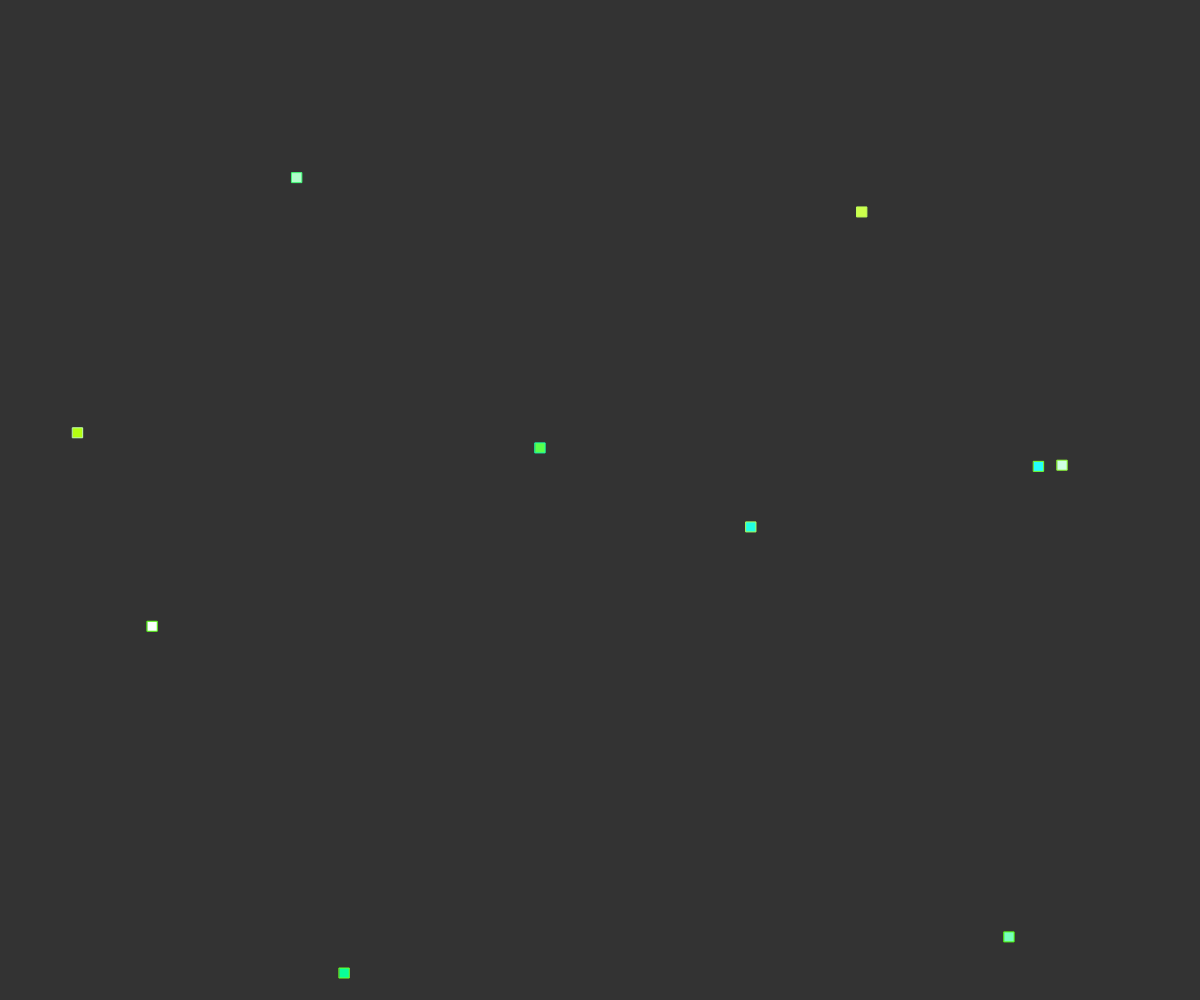
Frame 1 (no input)
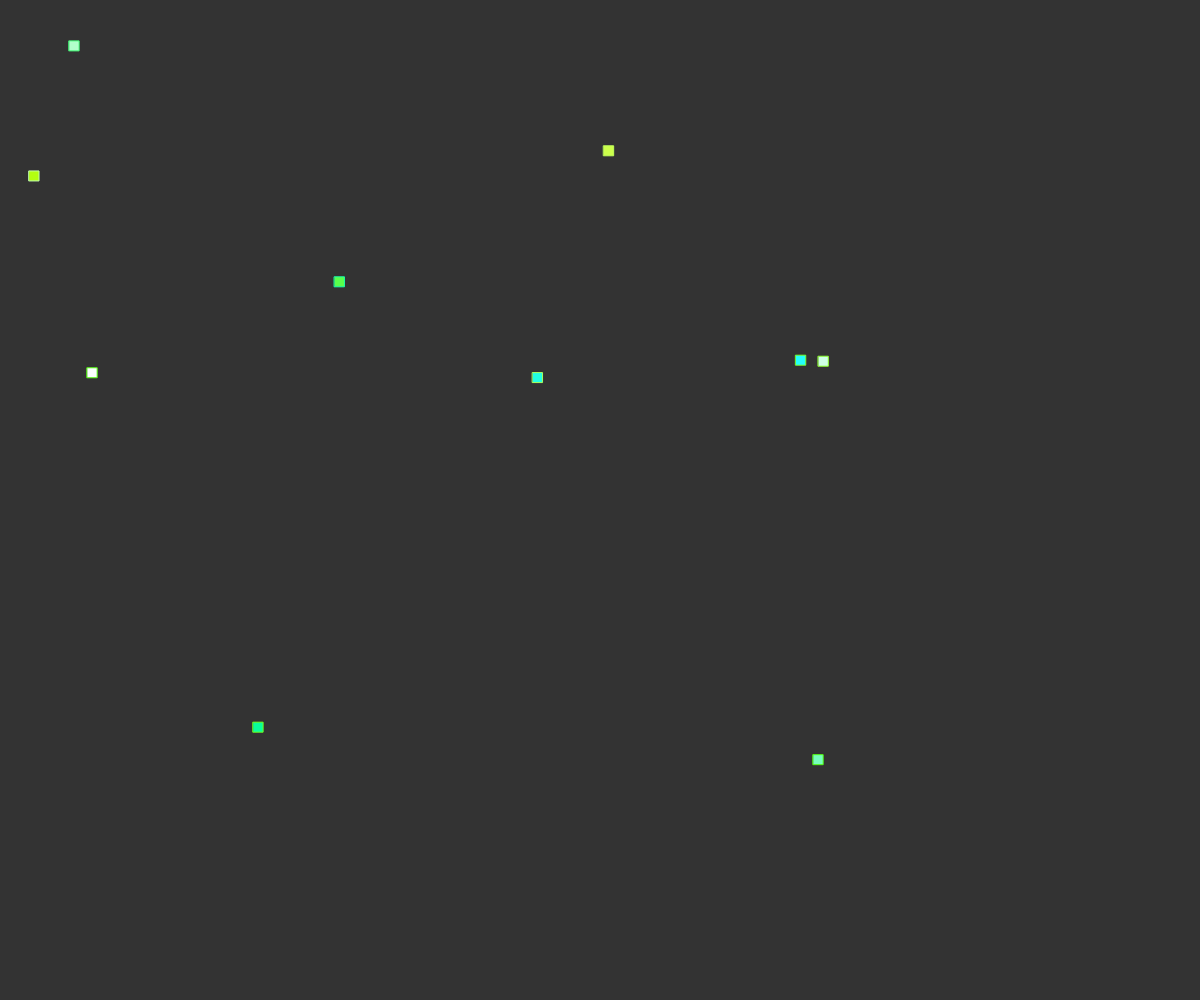
Frame 60 (no input)
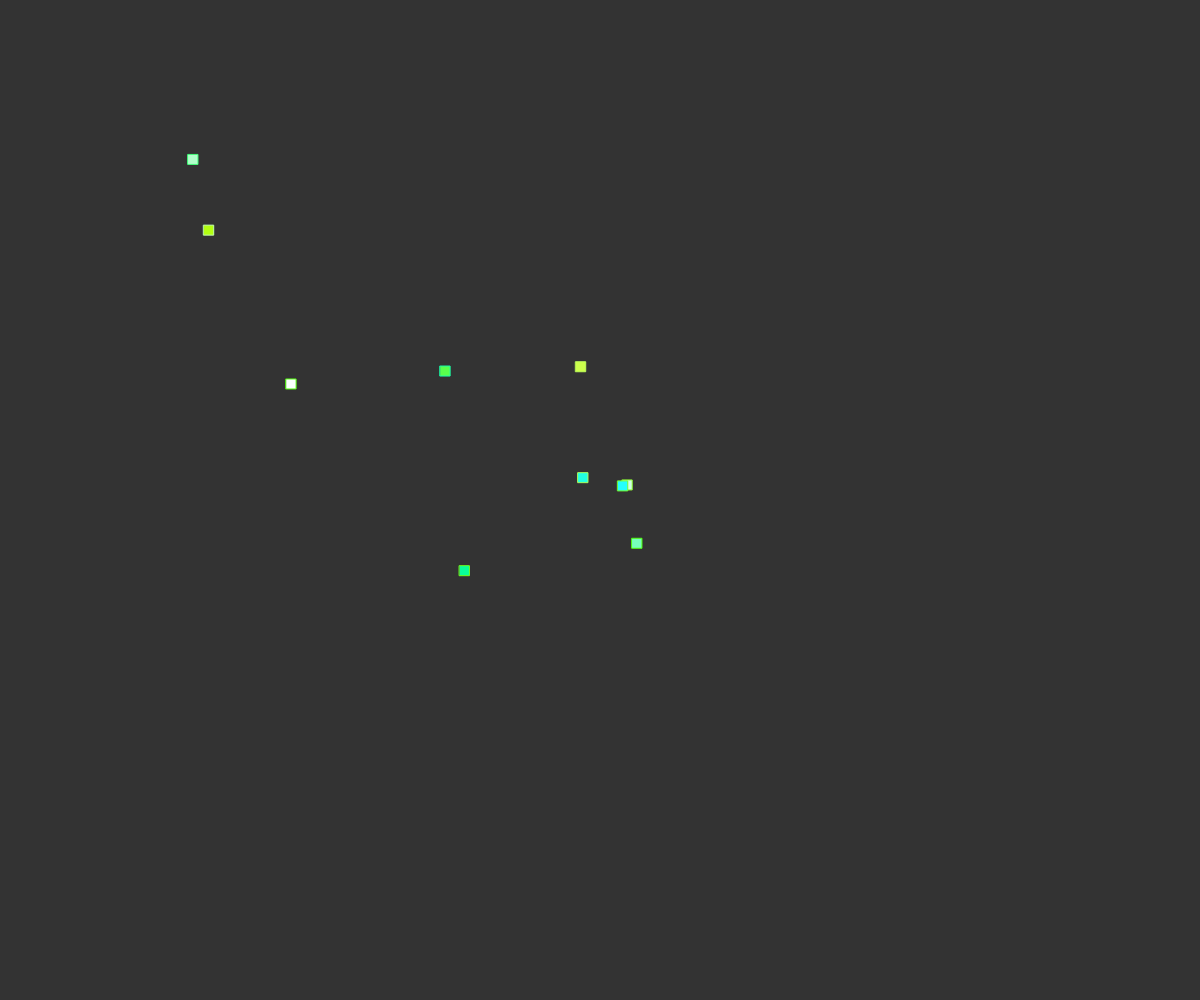
Frame 120 (the mouse pressed at the canvas centre since frame 60)

The p5.js sketch that drew these frames (run headless with seeded random() and noise() and a simulated clock; from frame 60 on, the mouse is pressed at the canvas centre):

// p5.js sketch
// ── sketch.js
var vehicles = [];

function setup() {
	createCanvas(window.innerWidth, window.innerHeight);
  background(51);

  for (var i = 0; i < 10; i++) {
    var startPos = createVector(random(0, width), random(0, height));
    vehicles.push(new Vehicle(startPos));
  }
}

function draw() {
  background(51);
  var mousepos = createVector(mouseX, mouseY);

  for (var i = 0; i < vehicles.length; i++) {
    vehicles[i].arrive(mousepos);
    vehicles[i].update();
    vehicles[i].display();
    vehicles[i].checkPosition();
  }
}

// ── vehicle.js
function Vehicle(position){
  this.position = createVector(position.x, position.y);
  this.velocity = createVector(0, 0);
  this.acceleration = createVector(0, 0);
  this.maxSpeed = 5;
  this.maxforce = .3;
  this.strokeColor = { x:random(0, 255), y:(0, 255), z:random(0, 255) }
  this.fillColor = { x:random(0,255), y:(0, 255), z:random(0, 255) }

  this.applyForce = function(force){
    this.acceleration.add(force);
  }

  this.checkPosition = function(){
    if (this.position.x == mouseX || this.position.y == mouseY) {
      this.position = createVector(random(0, width), random(0, height));
    }
  }

  this.arrive = function(target){
    var desired = p5.Vector.sub(target, this.position);
    var d = desired.mag();
    desired.normalize();

    if (d < 100) {
      var m = map(d, 0, 100, 0, this.maxSpeed);
      desired.mult(m);
    } else {
      desired.mult(this.maxSpeed);
    }

    var steer = p5.Vector.sub(desired, this.velocity);
    steer.limit(this.maxforce);
    this.applyForce(steer);

  }

  this.seek = function(target){
    var desired = p5.Vector.sub(target, this.position);
    desired.normalize();
    desired.mult(this.maxSpeed);

    var steer = p5.Vector.sub(desired, this.velocity);
    steer.limit(this.maxforce);
    this.applyForce(steer);
  }

  this.update = function(){
    this.velocity.add(this.acceleration);
    this.position.add(this.velocity);
    this.acceleration.mult(0);
  }

  this.display = function(){
    fill(this.fillColor.x, this.fillColor.y, this.fillColor.z);
    stroke(this.strokeColor.x, this.strokeColor.y, this.strokeColor.z);
    rect(this.position.x, this.position.y, 10, 10);
  }
}
